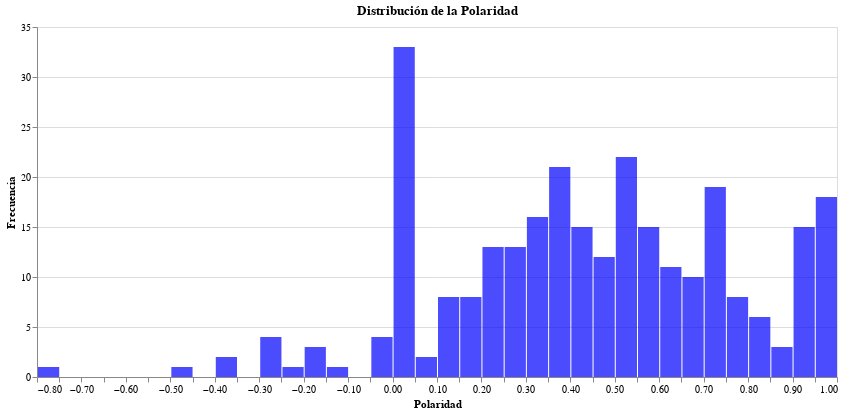

Here is the notebook cell this chart was saved with:
### Code cell
# Histograma de Polaridad
alt.Chart(df_filtered).mark_bar(
    opacity=0.7,
    color='blue'
).encode(
    alt.X('polarity:Q', bin=alt.Bin(maxbins=40), title='Polaridad'),
    alt.Y('count():Q', title='Frecuencia'),
).properties(
    width=800,
    height=350,
    title='Distribución de la Polaridad'
)

### Figure 1 — Vega-Lite specification as saved in the notebook (floating-point values rounded to 4 significant figures; data arrays with more than 128 entries replaced by an {"elided": "..."} marker saying what was removed)
{"$schema": "https://vega.github.io/schema/vega-lite/v5.15.1.json", "config": {"view": {"continuousHeight": 300, "continuousWidth": 300}}, "data": {"name": "data-3c09d4a11e88611d3ea249a13619a8b3"}, "datasets": {"data-3c09d4a11e88611d3ea249a13619a8b3": {"elided": "285 records"}}, "encoding": {"x": {"bin": {"maxbins": 40}, "field": "polarity", "title": "Polaridad", "type": "quantitative"}, "y": {"aggregate": "count", "title": "Frecuencia", "type": "quantitative"}}, "height": 350, "mark": {"color": "blue", "opacity": 0.7, "type": "bar"}, "title": "Distribución de la Polaridad", "width": 800}
